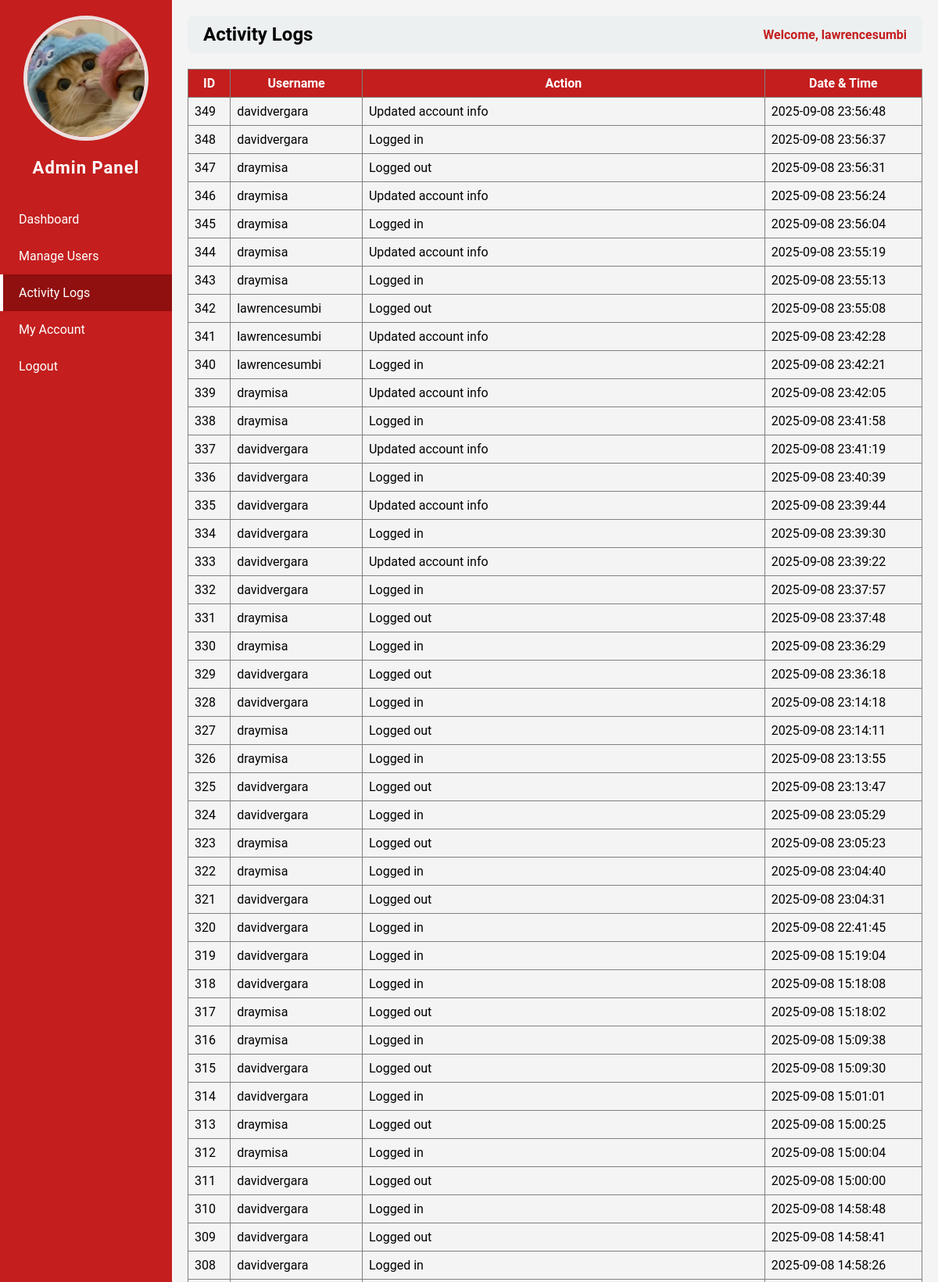
/admin.php?page=activity_logs (signed in, upper part), run on the app's committed database.
### tables this page shows
CREATE TABLE `users` (
  `id` int(11) NOT NULL,
  `username` varchar(50) NOT NULL,
  `password` varchar(255) NOT NULL,
  `role` varchar(50) NOT NULL,
  `email` varchar(255) NOT NULL,
  `contact` varchar(50) NOT NULL,
  `status` varchar(50) NOT NULL,
  `img` varchar(255) NOT NULL
);

CREATE TABLE `logs` (
  `id` int(11) NOT NULL,
  `user_id` int(11) NOT NULL,
  `action` varchar(255) NOT NULL,
  `date_time` datetime NOT NULL DEFAULT current_timestamp()
);

### admin_pages/activity_logs.php (the view)
<?php
$host = "localhost";
$dbname = "studisciplink";
$user = "root";
$pass = "";
try {
    $pdo = new PDO("mysql:host=$host;dbname=$dbname", $user, $pass);
    $pdo->setAttribute(PDO::ATTR_ERRMODE, PDO::ERRMODE_EXCEPTION);
    $stmt = $pdo->prepare("
        SELECT l.id, u.username, l.action, l.date_time
        FROM logs l
        JOIN users u ON l.user_id = u.id
        ORDER BY l.date_time DESC
    ");
    $stmt->execute();
    $logs = $stmt->fetchAll(PDO::FETCH_ASSOC);
} catch (PDOException $e) {
    die("Database error: " . $e->getMessage());
}
?>
<table border="1" cellpadding="8" cellspacing="0" style="width:100%; border-collapse:collapse;">
    <thead style="background:#c41e1e; color:white;">
        <tr>
            <th>ID</th>
            <th>Username</th>
            <th>Action</th>
            <th>Date & Time</th>
        </tr>
    </thead>
    <tbody>
        <?php if ($logs): ?>
            <?php foreach ($logs as $log): ?>
                <tr>
                    <td><?php echo htmlspecialchars($log['id']); ?></td>
                    <td><?php echo htmlspecialchars($log['username']); ?></td>
                    <td><?php echo htmlspecialchars($log['action']); ?></td>
                    <td><?php echo htmlspecialchars($log['date_time']); ?></td>
                </tr>
            <?php endforeach; ?>
        <?php else: ?>
            <tr>
                <td colspan="4" style="text-align:center;">No activity logs found.</td>
            </tr>
        <?php endif; ?>
    </tbody>
</table>

### admin.php (shortened to what this page needs)
<?php
require 'db_connect.php';
$id = $_SESSION['user_id'];
$stmt = $pdo->prepare("SELECT * FROM users WHERE id=?");
$stmt->execute([$id]);
$user = $stmt->fetch(PDO::FETCH_ASSOC);
$page = isset($_GET['page']) ? $_GET['page'] : 'dashboard';
?>
<!DOCTYPE html>
<html>
<head>
</head>
<body>
<div class="sidebar">
    <div class="column profile-photo">
        <?php if (!empty($user['img'])): ?>
            <img src="<?php echo htmlspecialchars($user['img']); ?>" alt="Profile Image">
        <?php else: ?>
            <img src="default.png" alt="Profile Image">
        <?php endif; ?>
    </div>
    <h2>Admin Panel</h2>
    <a href="?page=dashboard" class="<?php echo $page=='dashboard' ? 'active' : ''; ?>">Dashboard</a>
    <a href="?page=manage_users" class="<?php echo $page=='manage_users' ? 'active' : ''; ?>">Manage Users</a>
    <a href="?page=activity_logs" class="<?php echo $page=='activity_logs' ? 'active' : ''; ?>">Activity Logs</a>
    <a href="?page=my_account" class="<?php echo $page=='my_account' ? 'active' : ''; ?>">My Account</a>
    <a href="logout.php">Logout</a>
</div>
<div class="main-content">
    <div class="header">
        <h2><?php echo str_replace('_',' ', $page); ?></h2>
        <span>Welcome, <?php echo $_SESSION['username']; ?></span>
    </div>
    <div class="content">
        <?php
        $file = "admin_pages/{$page}.php";
        if(file_exists($file)){
            include $file;
        } else {
            echo "<p>Page not found.</p>";
        }
        ?>
    </div>
</div>
</body>
</html>

### admin.php (style rules this page uses)
body { margin: 0; font-family: 'Roboto', sans-serif; background: #f4f4f4; }
.sidebar { position: fixed; top: 0; left: 0; width: 220px; height: 100%; background-color: #c41e1e; color: white; display: flex; flex-direction: column; padding-top: 20px; }
.sidebar h2 { text-align: center; margin-bottom: 30px; font-size: 22px; letter-spacing: 1px; }
.sidebar a { padding: 14px 20px; text-decoration: none; color: white; display: block; transition: 0.3s; border-left: 4px solid transparent; }
.sidebar a.active { background-color: #900f0f; border-left: 4px solid #fff; }
.main-content { margin-left: 220px; padding: 20px; }
.header { display: flex; justify-content: space-between; align-items: center; background: #ecf0f1; padding: 10px 20px; border-radius: 8px; margin-bottom: 20px; }
.header h2 { margin: 0; text-transform: capitalize; }
.header span { font-weight: bold; color: #c41e1e; }
.profile-photo { text-align: center; }
.profile-photo img { width: 150px; height: 150px; object-fit: cover; border-radius: 50%; border: 5px solid #ebe0e0ff; }

### data on the page
users: img (picture)
logs: id "349", user.username "davidvergara", action "Updated account info", date_time "2025-09-08 23:56:48"
logs: id "348", user.username "davidvergara", action "Logged in", date_time "2025-09-08 23:56:37"
logs: id "347", user.username "draymisa", action "Logged out", date_time "2025-09-08 23:56:31"
logs: id "346", user.username "draymisa", action "Updated account info", date_time "2025-09-08 23:56:24"
logs: id "345", user.username "draymisa", action "Logged in", date_time "2025-09-08 23:56:04"
logs: id "344", user.username "draymisa", action "Updated account info", date_time "2025-09-08 23:55:19"
logs: id "343", user.username "draymisa", action "Logged in", date_time "2025-09-08 23:55:13"
logs: id "342", user.username "lawrencesumbi", action "Logged out", date_time "2025-09-08 23:55:08"
logs: id "341", user.username "lawrencesumbi", action "Updated account info", date_time "2025-09-08 23:42:28"
logs: id "340", user.username "lawrencesumbi", action "Logged in", date_time "2025-09-08 23:42:21"
logs: id "339", user.username "draymisa", action "Updated account info", date_time "2025-09-08 23:42:05"
logs: id "338", user.username "draymisa", action "Logged in", date_time "2025-09-08 23:41:58"
logs: id "337", user.username "davidvergara", action "Updated account info", date_time "2025-09-08 23:41:19"
logs: id "336", user.username "davidvergara", action "Logged in", date_time "2025-09-08 23:40:39"
logs: id "335", user.username "davidvergara", action "Updated account info", date_time "2025-09-08 23:39:44"
logs: id "334", user.username "davidvergara", action "Logged in", date_time "2025-09-08 23:39:30"
logs: id "333", user.username "davidvergara", action "Updated account info", date_time "2025-09-08 23:39:22"
logs: id "332", user.username "davidvergara", action "Logged in", date_time "2025-09-08 23:37:57"
logs: id "331", user.username "draymisa", action "Logged out", date_time "2025-09-08 23:37:48"
logs: id "330", user.username "draymisa", action "Logged in", date_time "2025-09-08 23:36:29"
logs: id "329", user.username "davidvergara", action "Logged out", date_time "2025-09-08 23:36:18"
logs: id "328", user.username "davidvergara", action "Logged in", date_time "2025-09-08 23:14:18"
logs: id "327", user.username "draymisa", action "Logged out", date_time "2025-09-08 23:14:11"
logs: id "326", user.username "draymisa", action "Logged in", date_time "2025-09-08 23:13:55"
logs: id "325", user.username "davidvergara", action "Logged out", date_time "2025-09-08 23:13:47"
logs: id "324", user.username "davidvergara", action "Logged in", date_time "2025-09-08 23:05:29"
logs: id "323", user.username "draymisa", action "Logged out", date_time "2025-09-08 23:05:23"
logs: id "322", user.username "draymisa", action "Logged in", date_time "2025-09-08 23:04:40"
logs: id "321", user.username "davidvergara", action "Logged out", date_time "2025-09-08 23:04:31"
logs: id "320", user.username "davidvergara", action "Logged in", date_time "2025-09-08 22:41:45"
logs: id "319", user.username "davidvergara", action "Logged in", date_time "2025-09-08 15:19:04"
logs: id "318", user.username "davidvergara", action "Logged in", date_time "2025-09-08 15:18:08"
logs: id "317", user.username "draymisa", action "Logged out", date_time "2025-09-08 15:18:02"
logs: id "316", user.username "draymisa", action "Logged in", date_time "2025-09-08 15:09:38"
logs: id "315", user.username "davidvergara", action "Logged out", date_time "2025-09-08 15:09:30"
logs: id "314", user.username "davidvergara", action "Logged in", date_time "2025-09-08 15:01:01"
logs: id "313", user.username "draymisa", action "Logged out", date_time "2025-09-08 15:00:25"
logs: id "312", user.username "draymisa", action "Logged in", date_time "2025-09-08 15:00:04"
logs: id "311", user.username "davidvergara", action "Logged out", date_time "2025-09-08 15:00:00"
logs: id "310", user.username "davidvergara", action "Logged in", date_time "2025-09-08 14:58:48"
logs: id "309", user.username "davidvergara", action "Logged out", date_time "2025-09-08 14:58:41"
logs: id "308", user.username "davidvergara", action "Logged in", date_time "2025-09-08 14:58:26"

### other printed values
str_replace('_',' ', $page) "Activity Logs"
$_SESSION['username'] "lawrencesumbi"
